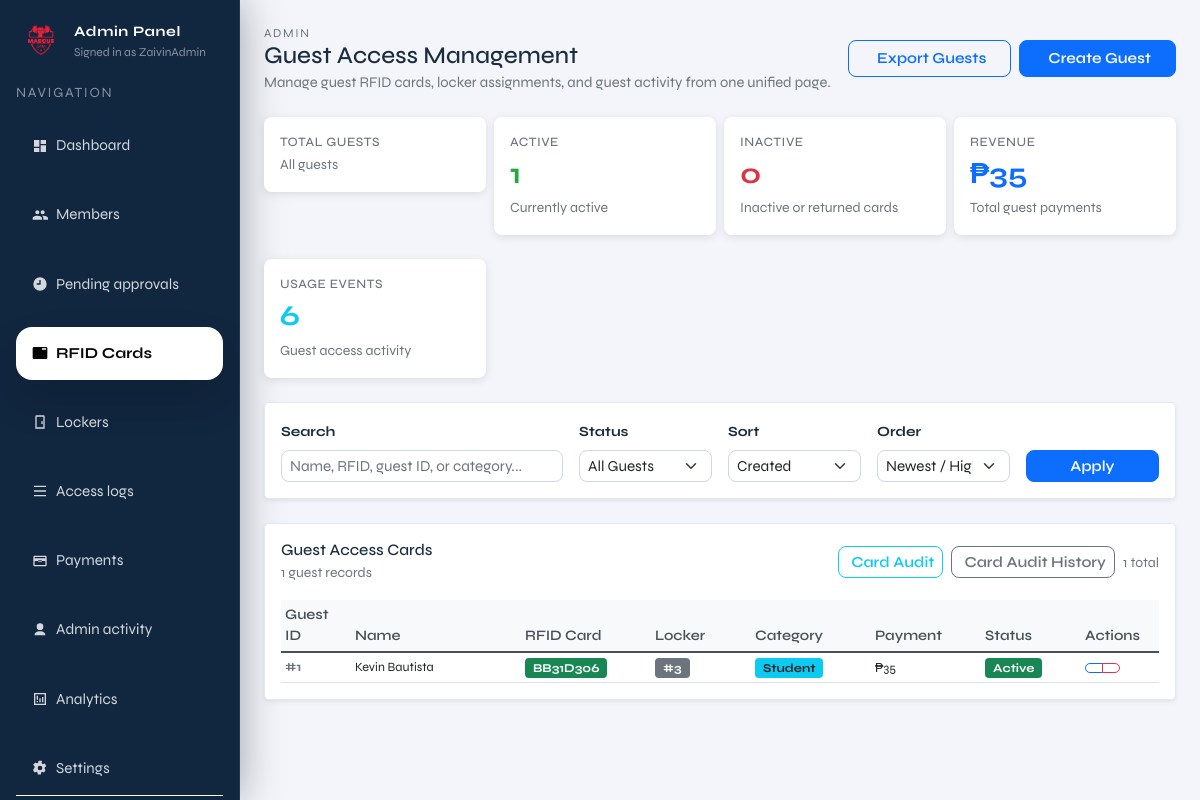
The page /admin/rfid (signed in) on the database as committed earlier.
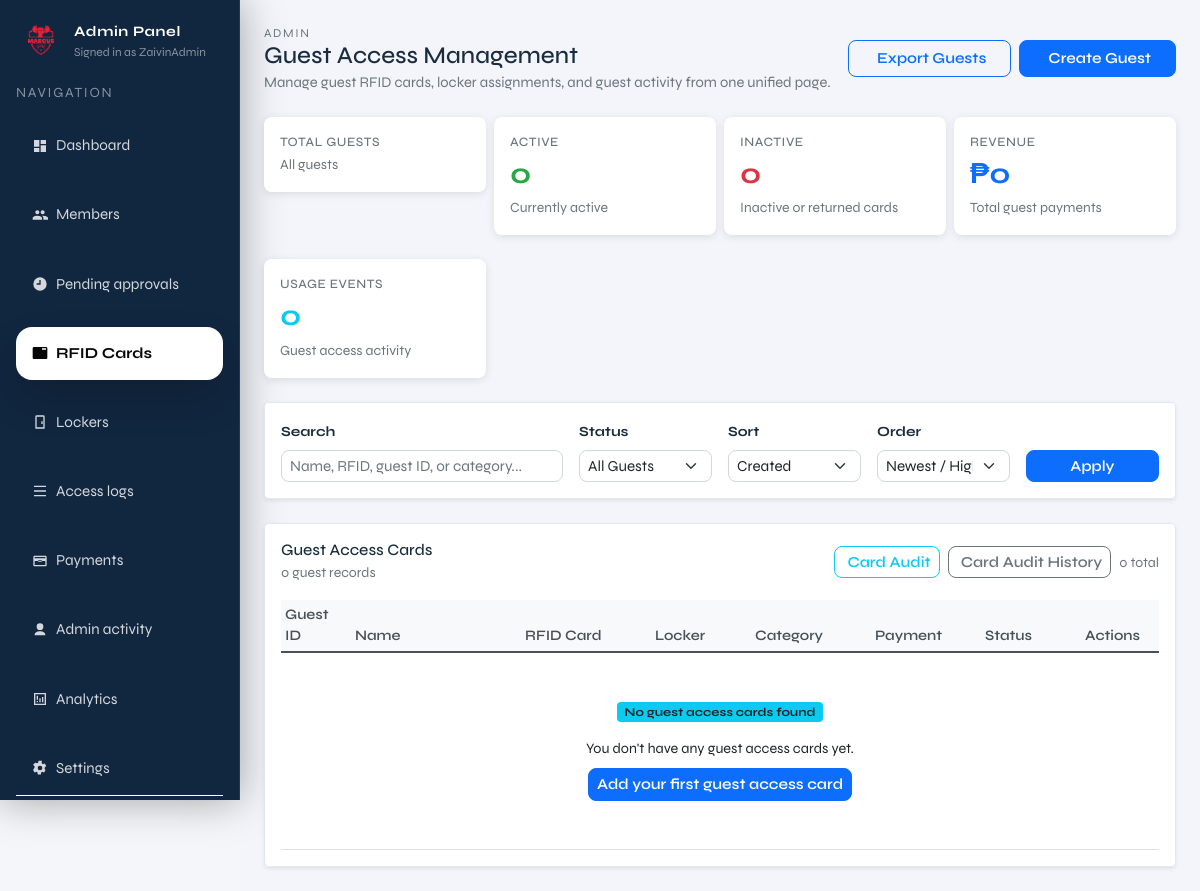
The same page on the database as committed later.
### tables this page shows
CREATE TABLE members (
              id INTEGER PRIMARY KEY AUTOINCREMENT,
              full_name TEXT NOT NULL,
              address TEXT,
              contact_number TEXT,
              age INTEGER,
              category TEXT,
              payment_status TEXT NOT NULL DEFAULT 'unpaid',
              paid_at TEXT,
              status TEXT NOT NULL DEFAULT 'pending',
              created_at TEXT NOT NULL DEFAULT (datetime('now'))
            , locker_id INTEGER, fingerprint_uid TEXT, rfid_uid TEXT, expiry_date TEXT, member_type TEXT DEFAULT 'regular');

### admin.py (the view)
@admin_bp.get("/rfid")
def admin_rfid():
    guard = _require_admin()
    if guard is not None:
        return guard
    q = request.args.get("q", "").strip()
    status_filter = request.args.get("status", "all")  # all|active|inactive
    sort_by = request.args.get("sort", "created_at")  # created_at|total_payments|name
    sort_order = request.args.get("order", "desc")  # asc|desc
    with connect() as conn:
        base_query = """
        SELECT
            m.id,
            m.full_name,
            m.rfid_uid,
            m.locker_id,
            CASE
                WHEN LOWER(TRIM(m.category)) = 'student' THEN 'student'
                ELSE 'regular'
            END AS category,
            m.created_at,
            COALESCE((SELECT SUM(amount) FROM payments p2 WHERE p2.member_id = m.id), 0) AS total_payments,
            COALESCE((SELECT COUNT(*) FROM payments p2 WHERE p2.member_id = m.id), 0) AS payment_count,
            COUNT(al.id) AS total_access_events,
            MAX(al.created_at) AS last_access_time,
            (SELECT grc.status
               FROM guest_rfid_cards grc
               WHERE grc.guest_id = m.id
               ORDER BY grc.issue_time DESC
               LIMIT 1) AS card_status
        FROM members m
        LEFT JOIN access_logs al ON al.actor_type = 'guest' AND al.actor_ref = m.rfid_uid
        WHERE m.member_type = 'guest'
        """
        params = []
        if q:
            base_query += " AND (m.full_name LIKE ? OR m.rfid_uid LIKE ? OR CAST(m.id AS TEXT) LIKE ? OR m.category LIKE ? )"
            search_param = f"%{q}%"
            params.extend([search_param, search_param, search_param, search_param])
        if status_filter == "active":
            base_query += " AND EXISTS ("
            base_query += "SELECT 1 FROM guest_rfid_cards grc "
            base_query += "WHERE grc.guest_id = m.id "
            base_query += "  AND grc.issue_time = (SELECT MAX(issue_time) FROM guest_rfid_cards grc2 WHERE grc2.guest_id = m.id) "
            base_query += "  AND grc.status = 'ACTIVE')"
        elif status_filter == "inactive":
            base_query += " AND EXISTS ("
            base_query += "SELECT 1 FROM guest_rfid_cards grc "
            base_query += "WHERE grc.guest_id = m.id "
            base_query += "  AND grc.issue_time = (SELECT MAX(issue_time) FROM guest_rfid_cards grc2 WHERE grc2.guest_id = m.id) "
            base_query += "  AND grc.status != 'ACTIVE')"
        base_query += " GROUP BY m.id, m.full_name, m.rfid_uid, m.locker_id, m.category, m.created_at"
        sort_column_map = {
            "created_at": "m.created_at",
            "total_payments": "total_payments",
            "name": "m.full_name"
        }
        sort_column = sort_column_map.get(sort_by, "m.created_at")
        base_query += f" ORDER BY {sort_column} {'DESC' if sort_order == 'desc' else 'ASC'}"
        guests = conn.execute(base_query, params).fetchall()
        total_guests = conn.execute(
            "SELECT COUNT(*) AS c FROM members WHERE member_type = 'guest'"
        ).fetchone()["c"]
        active_count = conn.execute(
            """
            SELECT COUNT(*) AS c
            FROM members m
            WHERE m.member_type = 'guest'
              AND EXISTS (
                  SELECT 1 FROM guest_rfid_cards grc
                  WHERE grc.guest_id = m.id
                    AND grc.issue_time = (
                        SELECT MAX(issue_time) FROM guest_rfid_cards grc2 WHERE grc2.guest_id = m.id
                    )
                    AND grc.status = 'ACTIVE'
              )
            """
        ).fetchone()["c"]
        inactive_count = conn.execute(
            """
            SELECT COUNT(*) AS c
            FROM members m
            WHERE m.member_type = 'guest'
              AND EXISTS (
                  SELECT 1 FROM guest_rfid_cards grc
                  WHERE grc.guest_id = m.id
                    AND grc.issue_time = (
                        SELECT MAX(issue_time) FROM guest_rfid_cards grc2 WHERE grc2.guest_id = m.id
                    )
                    AND grc.status != 'ACTIVE'
              )
            """
        ).fetchone()["c"]
        total_revenue = conn.execute(
            """
            SELECT COALESCE(SUM(p.amount), 0) AS total
            FROM payments p
            JOIN members m ON p.member_id = m.id
            WHERE m.member_type = 'guest'
            """
        ).fetchone()["total"]
        total_access_events = conn.execute(
            "SELECT COUNT(*) AS c FROM access_logs WHERE actor_type = 'guest'"
        ).fetchone()["c"]
    guests = [dict(g) for g in guests]
    return render_template(
        "admin/pages/admin_rfid.html",
        current_page="rfid",
        admin_username=session.get("admin_username"),
        current_admin_id=session.get("admin_id", 1),
        guests=guests,
        q=q,
        status_filter=status_filter,
        sort_by=sort_by,
        sort_order=sort_order,
        active_count=active_count,
        inactive_count=inactive_count,
        total_revenue=total_revenue,
        total_access_events=total_access_events,
        now=datetime.now(),
    )

### admin.py (called while the page is built)
def _require_admin():
    if not session.get("admin_logged_in"):
        return redirect(url_for("admin.admin_login"))
    return None

@admin_bp.before_request
def _protect_admin_routes():
    if request.endpoint in ("admin.admin_login", "admin.admin_login_submit"):
        return None
    if not session.get("admin_logged_in"):
        return redirect(url_for("admin.admin_login"))

### db.py (called while the page is built, shortened)
def _db_path() -> Path:
    env_path = os.getenv("LOCKER_DB_PATH")
    if env_path:
        return Path(env_path)
    current_dir = Path(__file__).resolve().parent
    candidate_paths = [
        current_dir / "locker.sqlite3",
        current_dir / "locker.db",
        current_dir.parent / "locker.sqlite3",
        current_dir.parent / "locker.db",
    ]
    for path in candidate_paths:
        if path.exists():
            return path
    return current_dir.parent / "locker.sqlite3"

def _database_url() -> Optional[str]:
    return os.getenv("DATABASE_URL") or os.getenv("POSTGRES_URL")

    def _translate_sql(self, sql: str, params: Optional[Iterable[Any]] = None) -> str:
        if not self._is_postgres:
            return sql

### templates/admin/pages/admin_rfid.html (shortened to what the changed rows need)
{% extends "admin/layout/admin.html" %}
{% block admin_content %}
  <div class="d-flex justify-content-between align-items-center mb-4 flex-column flex-sm-row gap-3">
    <div>
      <h1 class="h4 mb-0">Guest Access Management</h1>
    </div>
  </div>
  <div class="row g-2 mb-4">
    <div class="col-6 col-lg-3">
      <div class="card" style="border: none; box-shadow: 0 2px 8px rgba(0,0,0,0.1); border-radius: 0.5rem;">
        <div class="card-body p-3">
          <div style="color: #6c757d; font-size: 0.8rem; font-weight: 500; text-transform: uppercase; letter-spacing: 0.04em;">Active</div>
          <div style="font-size: 1.8rem; font-weight: 700; color: #28a745;">{{ active_count }}</div>
          <small class="text-muted">Currently active</small>
        </div>
      </div>
    </div>
    <div class="col-6 col-lg-3">
      <div class="card" style="border: none; box-shadow: 0 2px 8px rgba(0,0,0,0.1); border-radius: 0.5rem;">
        <div class="card-body p-3">
          <div style="color: #6c757d; font-size: 0.8rem; font-weight: 500; text-transform: uppercase; letter-spacing: 0.04em;">Revenue</div>
          <div style="font-size: 1.8rem; font-weight: 700; color: #0d6efd;">₱{{ total_revenue }}</div>
          <small class="text-muted">Total guest payments</small>
        </div>
      </div>
    </div>
  </div>
  <div class="row g-2 mb-4">
    <div class="col-6 col-lg-3">
      <div class="card" style="border: none; box-shadow: 0 2px 8px rgba(0,0,0,0.1); border-radius: 0.5rem;">
        <div class="card-body p-3">
          <div style="color: #6c757d; font-size: 0.8rem; font-weight: 500; text-transform: uppercase; letter-spacing: 0.04em;">Usage Events</div>
          <div style="font-size: 1.8rem; font-weight: 700; color: #0dcaf0;">{{ total_access_events }}</div>
          <small class="text-muted">Guest access activity</small>
        </div>
      </div>
    </div>
  </div>
  <div class="card shadow-sm rounded-3">
    <div class="card-body">
      <div class="d-flex justify-content-between align-items-center mb-3">
        <div>
          <h6 class="card-title mb-0">Guest Access Cards</h6>
          <small class="text-muted">{{ guests|length }} guest records</small>
        </div>
        <div class="d-flex gap-2 align-items-center">
          <button type="button" class="btn btn-sm btn-outline-info" onclick="showCardAuditReport()">
             Card Audit
          </button>
          <button type="button" class="btn btn-sm btn-outline-secondary" onclick="showCardAuditHistory()">
             Card Audit History
          </button>
          <span class="text-muted small">{{ guests|length }} total</span>
        </div>
      </div>
      <div class="guests-wrapper table-responsive">
        <table class="table table-sm table-hover align-middle mb-0">
          <thead class="position-sticky" style="top: 0; background: white; z-index: 10;">
            <tr>
              <th style="width: 70px;">Guest ID</th>
              <th style="width: 170px;">Name</th>
              <th style="width: 130px;">RFID Card</th>
              <th style="width: 100px;">Locker</th>
              <th style="width: 120px;">Category</th>
              <th style="width: 110px;">Payment</th>
              <th style="width: 100px;">Status</th>
              <th>Actions</th>
            </tr>
          </thead>
          <tbody>
            {% if guests %}
              {% for guest in guests %}
                {% set card_status = guest.card_status or 'UNKNOWN' %}
                <tr>
                  <td class="text-muted small fw-bold">#{{ guest.id }}</td>
                  <td class="small">{{ guest.full_name }}</td>
                  <td>
                    <span class="badge bg-success" style="font-size: 0.75rem;">{{ guest.rfid_uid }}</span>
                  </td>
                  <td>
                    {% if guest.locker_id is not none %}
                      <span class="badge bg-secondary" style="font-size: 0.75rem;">#{{ guest.locker_id }}</span>
                    {% else %}
                      <span class="text-muted small">—</span>
                    {% endif %}
                  </td>
                  <td>
                    {% set category_label = 'Student' if guest.category and guest.category|lower == 'student' else 'Regular' %}
                    <span class="badge bg-info text-dark" style="font-size: 0.75rem;">{{ category_label }}</span>
                  </td>
                  <td>
                    <span class="text-dark small fw-semibold">₱{{ "{:,}".format(guest.total_payments) }}</span>
                  </td>
                  <td>
                    {% if card_status == 'ACTIVE' %}
                      <span class="badge bg-success" style="font-size: 0.75rem;">Active</span>
                    {% elif card_status in ['EXPIRED', 'RETURNED'] %}
                      <span class="badge bg-warning text-dark" style="font-size: 0.75rem;">Returned</span>
                    {% elif card_status == 'BLACKLISTED' %}
                      <span class="badge bg-dark" style="font-size: 0.75rem;">Blacklisted</span>
                    {% elif card_status == 'LOST' %}
                      <span class="badge bg-secondary" style="font-size: 0.75rem;">Lost</span>
                    {% else %}
                      <span class="badge bg-secondary" style="font-size: 0.75rem;">{{ card_status }}</span>
                    {% endif %}
                  </td>
                  <td>
                    <div class="btn-group" role="group" aria-label="Guest actions">
                      <button type="button" class="btn btn-sm btn-outline-primary" title="View details"
                              onclick="showGuestDetails({{ guest.id }})">
                      </button>
                      <button type="button" class="btn btn-sm btn-outline-danger" title="Remove"
                              onclick="showDeleteModal('guest', { id: {{ guest.id }}, rfid_uid: '{{ guest.rfid_uid }}', name: '{{ guest.full_name|replace("'", "\\'") }}', locker_id: {{ guest.locker_id or 'null' }} }, function() { document.getElementById('deleteForm{{ guest.id }}').submit(); })">
                      </button>
                    </div>
                  </td>
                </tr>
              {% endfor %}
            {% else %}
              <tr>
                <td colspan="8" class="p-4">
                  <div class="text-center py-4">
                    <div class="mb-3">
                      <span class="badge bg-info text-dark">No guest access cards found</span>
                    </div>
                    {% if q %}
                      <p class="mb-2">No results for <strong>{{ q }}</strong>. Try a different name, card UID, or locker.</p>
                    {% else %}
                      <p class="mb-2">You don't have any guest access cards yet.</p>
                    {% endif %}
                    <button class="btn btn-sm btn-primary" data-bs-toggle="modal" data-bs-target="#createGuestModal">
                      Add your first guest access card
                    </button>
                  </div>
                </td>
              </tr>
            {% endif %}
          </tbody>
        </table>
      </div>
    </div>
  </div>
{% endblock %}

Rows that differ between the two databases and show on the page:
removed members: id "1", full_name "Kevin Bautista", rfid_uid "BB31D306", locker_id "3", category "Student", total_payments "35"
Other text that changed with them:
{{ active_count }}: "1" → "0"
{{ total_revenue }}: "35" → "0"
{{ total_access_events }}: "6" → "0"
{{ guests|length }}: "1" → "0"
text now shown: "No guest access cards found You don't have any guest access cards yet. Add your first guest access card"
